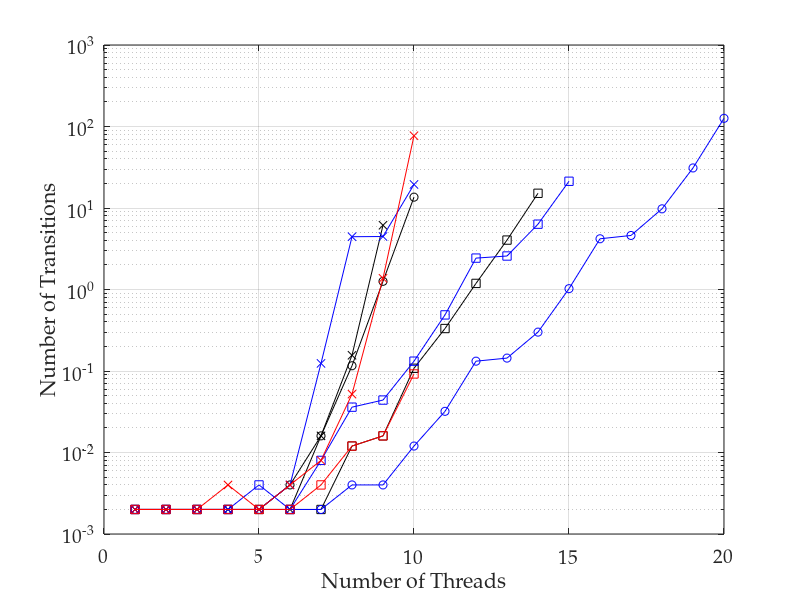

Reproduce this figure in MATLAB. (Note: this script raises an error after producing the figure.)
%% importing data
transitions = dlmread('t43_time_tpl4_ops1.csv', ',', 0, 0);
% convert 0 values to NaNs, as these don't plot
transitions(transitions==0)=nan;
threads = [1:20];

%% plotting lines

semilogy(threads, transitions(:, 1), 'ko-')
hold on
semilogy(threads, transitions(:, 2), 'kx-')
semilogy(threads, transitions(:, 3), 'ks-')
semilogy(threads, transitions(:, 4), 'bo-')
semilogy(threads, transitions(:, 5), 'bx-')
semilogy(threads, transitions(:, 6), 'bs-')
semilogy(threads, transitions(:, 7), 'rx-')
semilogy(threads, transitions(:, 8), 'rs-')
hold off
grid on

%% adding axis labels
ax = gca;
set(ax, 'FontName', 'Palatino Linotype', 'FontSize', 14);
xlabel('Number of Threads');
ylabel('Number of Transitions');
axis([0 20 .001 1000])
ax.XTick = [0 5 10 15 20];
ax.YTick = [0.01 0.1 1 10 100];
set(ax,'YMinorGrid','Off', 'YMinorTick','Off');

%% output pdf file
h = figure(1);
h.Units = 'centimeters'; % set figure position to cm
%h.Position(2) = [h.Position(2)-9]; % set figure position bevore resize
h.Position([3:4]) = [10,7]; % resize figure
Plot2LaTeX( h, 't43_time_tpl4_ops1' )